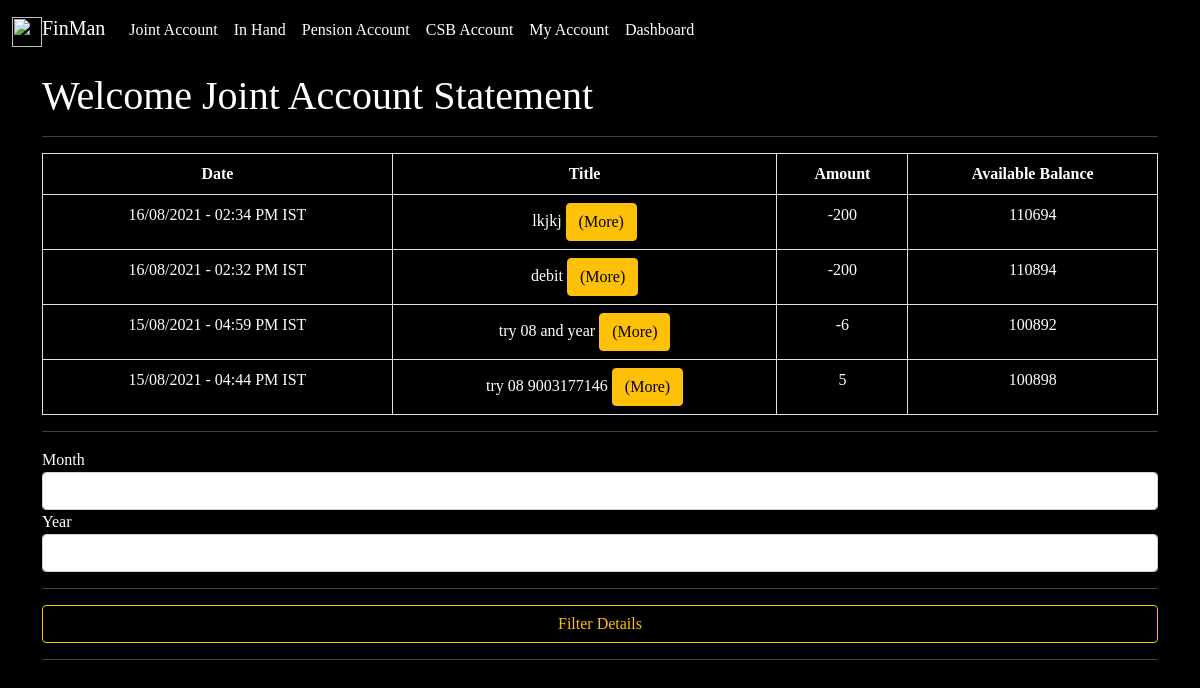
The page /jointaccountstatement/ on the database its author committed.
### FinManApp/models.py (models this page shows, shortened)
class JointAccountModel(models.Model):
    date_time  = models.CharField(max_length=200 ,null=True)
    available_balance =  models.CharField(max_length=200 ,null=True)
    amount = models.IntegerField(null=True)
    title =  models.CharField(max_length=200 ,null=True)
    description =  models.TextField(null=True)
    month = models.CharField(max_length=200 ,blank=True)
    year = models.CharField(max_length=200 ,blank=True)

### FinManApp/views.py (the view)
# urls.py: path('jointaccountstatement/', views.jointaccountstatement, name = 'jointaccountstatement'),
def jointaccountstatement(request):
    joint_all_item=JointAccountModel.objects.all().order_by("-id")
    if request.method == 'POST':
        mydate = datetime.now()
        curr_month = request.POST["month"]
        curr_year = request.POST["year"]
        joint_all_item = JointAccountModel.objects.filter(month=curr_month , year = curr_year).order_by("-id")
        return render(request, "jointaccountstatement.html" ,{'joint_all_item':joint_all_item})
    else:
        joint_all_item=JointAccountModel.objects.all().order_by("-id")
        mydate = datetime.now()
        curr_month = mydate.strftime("%m")
        curr_year = mydate.strftime("%Y")
        joint_all_item = JointAccountModel.objects.filter(month=curr_month , year = curr_year).order_by("-id")
        return render(request, "jointaccountstatement.html" ,{'joint_all_item':joint_all_item})

### FinManApp/templates/jointaccountstatement.html (shortened to what this page needs)
{% extends 'menubar.html' %}
{% block content %}
<body style="background-color: black;color: white;">
    <br><br><br>
    <h1>Welcome Joint Account Statement</h1>
    <hr>
    <table class="table table-striped table-bordered">
        <tr>
            <th>Date</th>
            <th>Title</th>
            <th>Amount</th>
            <th>Available Balance</th>
        </tr>
        {% for item in joint_all_item %}
            <tr>
                <td>{{item.date_time}}</td>
                <td>{{item.title}} <a class="btn btn-warning" href="{% url 'jointaccountdetails' item.id %}">(More)</a></td>
                <td>{{item.amount}}</td>
                <td>{{item.available_balance}}</td>
            </tr>
        {% endfor %}
    </table>
    <hr>
    <form method="POST">
        <label>Month</label><input type="text" id="month" name="month" class="form-control">
        <label>Year</label><input type="text" id="year" name="year" class="form-control">
        <hr>
        <div class="d-grid gap-2">
            <button type="submit" class="btn btn-outline-warning">Filter Details</button>
        </div>
    </form>
    <hr>
</body>
{% endblock %}

### FinManApp/templates/menubar.html (shortened to what this page needs)
<!doctype html>
<html lang="en">
  <head>
    <link href="https://cdn.jsdelivr.net/npm/bootstrap@5.0.2/dist/css/bootstrap.min.css" rel="stylesheet">
  </head>
  <body style="background-color: black;color: white;">
    <nav class="navbar fixed-top navbar-expand-lg navbar-light" style="background-color: black;">
        <div class="container-fluid">
          <a style="color: white;font-family:cursive;" class="navbar-brand" href="{% url 'index' %}">
            <img src="https://image.flaticon.com/icons/png/512/778/778338.png" alt="" width="30" height="30" class="d-inline-block align-text-top">FinMan</a>
          <div class="collapse navbar-collapse" id="navbarSupportedContent">
            <ul class="navbar-nav me-auto mb-2 mb-lg-0">
              <li class="nav-item">
                <a style="color: white;font-family:cursive;" class="nav-link active" aria-current="page" href="{% url 'jointaccount' %}">Joint Account</a>
              </li>
              <li class="nav-item">
                <a style="color: white;font-family:cursive;" class="nav-link" href="{% url 'inhand' %}">In Hand</a>
              </li>
              <li class="nav-item">
                <a style="color: white;font-family:cursive;" class="nav-link" href="{% url 'pensionaccount' %}">Pension Account</a>
              </li>
              <li class="nav-item">
                <a style="color: white;font-family:cursive;" class="nav-link" href="{% url 'csbaccount' %}">CSB Account</a>
              </li>
              <li class="nav-item">
                <a style="color: white;font-family:cursive;" class="nav-link" href="{% url 'myaccount' %}">My Account</a>
              </li>
              <li class="nav-item">
                <a style="color: white;font-family:cursive;" class="nav-link" href="{% url 'dashboard' %}">Dashboard</a>
              </li>
          </div>
        </div>
      </nav>
<div class="container" style="font-family: cursive;">
    {% block content %}
    {% endblock %}
</div>
  </body>
</html>

### FinManApp/templates/menubar.html (style rules this page uses)
td { text-align: center; }
body { background: black; }

### FinManApp/templates/jointaccountstatement.html (style rules this page uses)
th,td { text-align: center; color: white; }

### rows shown on the page
JointAccountModel: date_time "16/08/2021 - 02:34 PM IST", title "lkjkj", amount "-200", available_balance "110694"
JointAccountModel: date_time "16/08/2021 - 02:32 PM IST", title "debit", amount "-200", available_balance "110894"
JointAccountModel: date_time "15/08/2021 - 04:59 PM IST", title "try 08 and year", amount "-6", available_balance "100892"
JointAccountModel: date_time "15/08/2021 - 04:44 PM IST", title "try 08 9003177146", amount "5", available_balance "100898"
